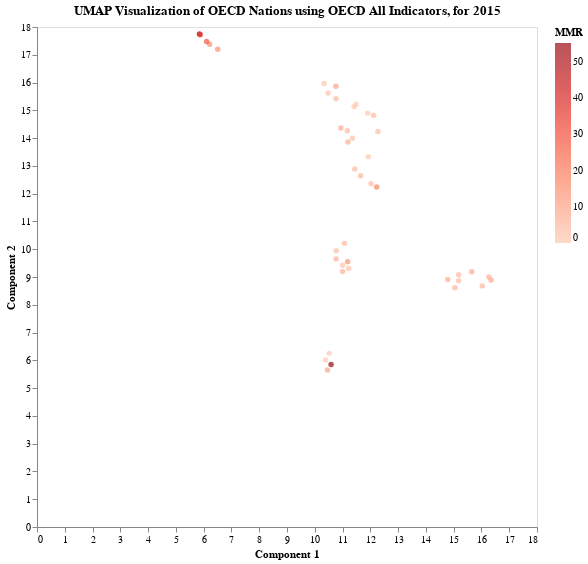

The notebook cell saved with this chart:
### Code cell
# UMAP visualization with two embeddings
embeddings = umap.UMAP(
    n_components=2, n_neighbors=3, min_dist=0.1, random_state=42
).fit_transform(X)

params["method"] = "UMAP"
params["scale"] = None #{'x': [4, 18], 'y': [4, 18]}
viz_reduction(add_info_to_reduced(embeddings, df), params)

### Figure 1 — Vega-Lite specification as saved in the notebook (floating-point values rounded to 4 significant figures)
{"config": {"view": {"continuousWidth": 300, "continuousHeight": 300}, "axis": {"grid": false}}, "data": {"name": "data-c36c25e07cf50a3642c689bac07e0881"}, "mark": {"type": "circle"}, "encoding": {"color": {"field": "MMR", "scale": {"scheme": "reds"}, "type": "quantitative"}, "tooltip": [{"field": "Country", "type": "nominal"}], "x": {"field": "0", "scale": {}, "title": "Component 1", "type": "quantitative"}, "y": {"field": "1", "scale": {}, "title": "Component 2", "type": "quantitative"}}, "height": 500, "title": "UMAP Visualization of OECD Nations using OECD All Indicators, for 2015", "width": 500, "$schema": "https://vega.github.io/schema/vega-lite/v5.15.1.json", "datasets": {"data-c36c25e07cf50a3642c689bac07e0881": [{"0": 10.48, "1": 15.62, "MMR": 2.6, "Country": "AUS"}, {"0": 11.65, "1": 12.64, "MMR": 4.7, "Country": "AUT"}, {"0": 12.27, "1": 14.23, "MMR": 3.3, "Country": "BEL"}, {"0": 10.94, "1": 14.36, "MMR": 7.1, "Country": "CAN"}, {"0": 11.2, "1": 13.86, "MMR": 6.9, "Country": "CHE"}, {"0": 6.215, "1": 17.38, "MMR": 15.5, "Country": "CHL"}, {"0": 5.848, "1": 17.75, "MMR": 53.7, "Country": "COL"}, {"0": 6.106, "1": 17.48, "MMR": 27.8, "Country": "CRI"}, {"0": 10.77, "1": 9.653, "MMR": 6.3, "Country": "CZE"}, {"0": 12.03, "1": 12.36, "MMR": 3.3, "Country": "DEU"}, {"0": 11.91, "1": 14.9, "MMR": 0.0, "Country": "DNK"}, {"0": 15.18, "1": 9.084, "MMR": 3.6, "Country": "ESP"}, {"0": 10.52, "1": 6.251, "MMR": 0.0, "Country": "EST"}, {"0": 11.44, "1": 12.89, "MMR": 3.6, "Country": "FIN"}, {"0": 15.65, "1": 9.188, "MMR": 7.6, "Country": "FRA"}, {"0": 11.17, "1": 14.26, "MMR": 4.5, "Country": "GBR"}, {"0": 15.04, "1": 8.614, "MMR": 5.4, "Country": "GRC"}, {"0": 10.77, "1": 9.948, "MMR": 2.7, "Country": "HRV"}, {"0": 11.0, "1": 9.197, "MMR": 5.5, "Country": "HUN"}, {"0": 10.34, "1": 15.97, "MMR": 1.5, "Country": "IRL"}, {"0": 11.41, "1": 15.13, "MMR": 0.0, "Country": "ISL"}, {"0": 10.77, "1": 15.41, "MMR": 3.9, "Country": "ISR"}, {"0": 15.18, "1": 8.869, "MMR": 3.4, "Country": "ITA"}, {"0": 16.03, "1": 8.68, "MMR": 4.4, "Country": "JPN"}, {"0": 16.35, "1": 8.894, "MMR": 8.7, "Country": "KOR"}, {"0": 10.46, "1": 5.654, "MMR": 9.5, "Country": "LTU"}, {"0": 11.93, "1": 13.33, "MMR": 0.0, "Country": "LUX"}, {"0": 10.59, "1": 5.849, "MMR": 55.2, "Country": "LVA"}, {"0": 5.877, "1": 17.72, "MMR": 35.0, "Country": "MEX"}, {"0": 10.39, "1": 6.016, "MMR": 0.0, "Country": "MLT"}, {"0": 12.12, "1": 14.82, "MMR": 3.5, "Country": "NLD"}, {"0": 11.49, "1": 15.22, "MMR": 0.0, "Country": "NOR"}, {"0": 10.76, "1": 15.86, "MMR": 9.7, "Country": "NZL"}, {"0": 11.0, "1": 9.419, "MMR": 1.6, "Country": "POL"}, {"0": 14.79, "1": 8.91, "MMR": 7.0, "Country": "PRT"}, {"0": 11.18, "1": 9.552, "MMR": 13.4, "Country": "ROU"}, {"0": 16.27, "1": 9.0, "MMR": 6.0, "Country": "SGP"}, {"0": 11.22, "1": 9.304, "MMR": 1.8, "Country": "SVK"}, {"0": 11.07, "1": 10.21, "MMR": 5.0, "Country": "SVN"}, {"0": 11.36, "1": 14.0, "MMR": 1.7, "Country": "SWE"}, {"0": 6.506, "1": 17.2, "MMR": 14.6, "Country": "TUR"}, {"0": 12.23, "1": 12.24, "MMR": 18.0, "Country": "USA"}]}}
